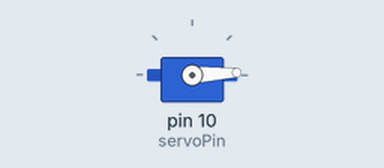
Bench run of a sketch on a simulated Arduino Uno, built with avr-gcc and run on an emulated ATmega328P. Shown: servo. What the sketch prints to the serial monitor is not drawn.

Above: at 0.05 s.
At 0.45 s:
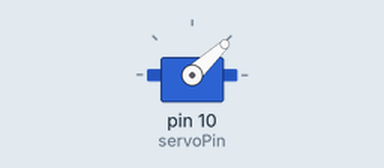
At 0.9 s:
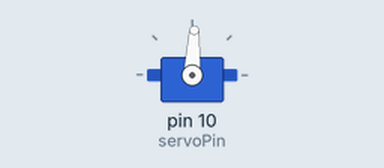
At 1.8 s:
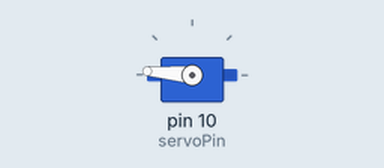
Timing chart, 0 to 4.2 s (numbered marks = the images above):
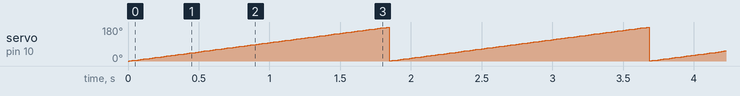

The sketch:

findServoDegrees.ino
```cpp
#include <Servo.h>

Servo myServo;

const int servoPin = 10; // 9 is servo2 in motorshield

void setup(){
  Serial.begin(9600);
  myServo.attach(servoPin);

}

void loop(){
  for (int i = 0;i<180;i+=1){
    Serial.println(i);
    myServo.write(i);
    delay(10);
  }
}
```

Measured:
- by itself, servo on pin 10 (servoPin): ramps from 1° to 179° and jumps back, once every 1.8 s
